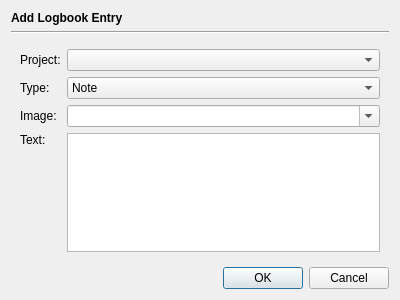
<?xml version="1.0" encoding="UTF-8"?>
<ui version="4.0">
 <class>AddLogbookEntryDialog</class>
 <widget class="QDialog" name="AddLogbookEntryDialog">
  <property name="geometry">
   <rect>
    <x>0</x>
    <y>0</y>
    <width>400</width>
    <height>300</height>
   </rect>
  </property>
  <property name="windowTitle">
   <string>Dialog</string>
  </property>
  <layout class="QVBoxLayout" name="verticalLayout">
   <item>
    <widget class="QLabel" name="label">
     <property name="font">
      <font>
       <bold>true</bold>
      </font>
     </property>
     <property name="text">
      <string>Add Logbook Entry</string>
     </property>
    </widget>
   </item>
   <item>
    <widget class="Line" name="line">
     <property name="orientation">
      <enum>Qt::Orientation::Horizontal</enum>
     </property>
    </widget>
   </item>
   <item>
    <widget class="QWidget" name="widget" native="true">
     <property name="sizePolicy">
      <sizepolicy hsizetype="Preferred" vsizetype="Preferred">
       <horstretch>0</horstretch>
       <verstretch>1</verstretch>
      </sizepolicy>
     </property>
     <layout class="QGridLayout" name="gridLayout">
      <item row="3" column="1">
       <widget class="QPlainTextEdit" name="textField"/>
      </item>
      <item row="2" column="1">
       <widget class="QComboBox" name="imageBox">
        <property name="editable">
         <bool>true</bool>
        </property>
       </widget>
      </item>
      <item row="1" column="0">
       <widget class="QLabel" name="label_2">
        <property name="text">
         <string>Type:</string>
        </property>
       </widget>
      </item>
      <item row="2" column="0">
       <widget class="QLabel" name="label_3">
        <property name="text">
         <string>Image:</string>
        </property>
       </widget>
      </item>
      <item row="3" column="0">
       <widget class="QLabel" name="label_4">
        <property name="text">
         <string>Text:</string>
        </property>
        <property name="alignment">
         <set>Qt::AlignmentFlag::AlignLeading|Qt::AlignmentFlag::AlignLeft|Qt::AlignmentFlag::AlignTop</set>
        </property>
       </widget>
      </item>
      <item row="1" column="1">
       <widget class="QComboBox" name="typeBox">
        <property name="sizePolicy">
         <sizepolicy hsizetype="Preferred" vsizetype="Fixed">
          <horstretch>1</horstretch>
          <verstretch>0</verstretch>
         </sizepolicy>
        </property>
        <item>
         <property name="text">
          <string>Note</string>
         </property>
        </item>
       </widget>
      </item>
      <item row="0" column="0">
       <widget class="QLabel" name="label_5">
        <property name="text">
         <string>Project:</string>
        </property>
       </widget>
      </item>
      <item row="0" column="1">
       <widget class="QComboBox" name="projectBox"/>
      </item>
     </layout>
    </widget>
   </item>
   <item>
    <widget class="QDialogButtonBox" name="buttonBox">
     <property name="orientation">
      <enum>Qt::Orientation::Horizontal</enum>
     </property>
     <property name="standardButtons">
      <set>QDialogButtonBox::StandardButton::Cancel|QDialogButtonBox::StandardButton::Ok</set>
     </property>
    </widget>
   </item>
  </layout>
 </widget>
 <tabstops>
  <tabstop>projectBox</tabstop>
  <tabstop>typeBox</tabstop>
  <tabstop>imageBox</tabstop>
  <tabstop>textField</tabstop>
 </tabstops>
 <resources/>
 <connections>
  <connection>
   <sender>buttonBox</sender>
   <signal>accepted()</signal>
   <receiver>AddLogbookEntryDialog</receiver>
   <slot>accept()</slot>
   <hints>
    <hint type="sourcelabel">
     <x>248</x>
     <y>254</y>
    </hint>
    <hint type="destinationlabel">
     <x>157</x>
     <y>274</y>
    </hint>
   </hints>
  </connection>
  <connection>
   <sender>buttonBox</sender>
   <signal>rejected()</signal>
   <receiver>AddLogbookEntryDialog</receiver>
   <slot>reject()</slot>
   <hints>
    <hint type="sourcelabel">
     <x>316</x>
     <y>260</y>
    </hint>
    <hint type="destinationlabel">
     <x>286</x>
     <y>274</y>
    </hint>
   </hints>
  </connection>
 </connections>
</ui>
